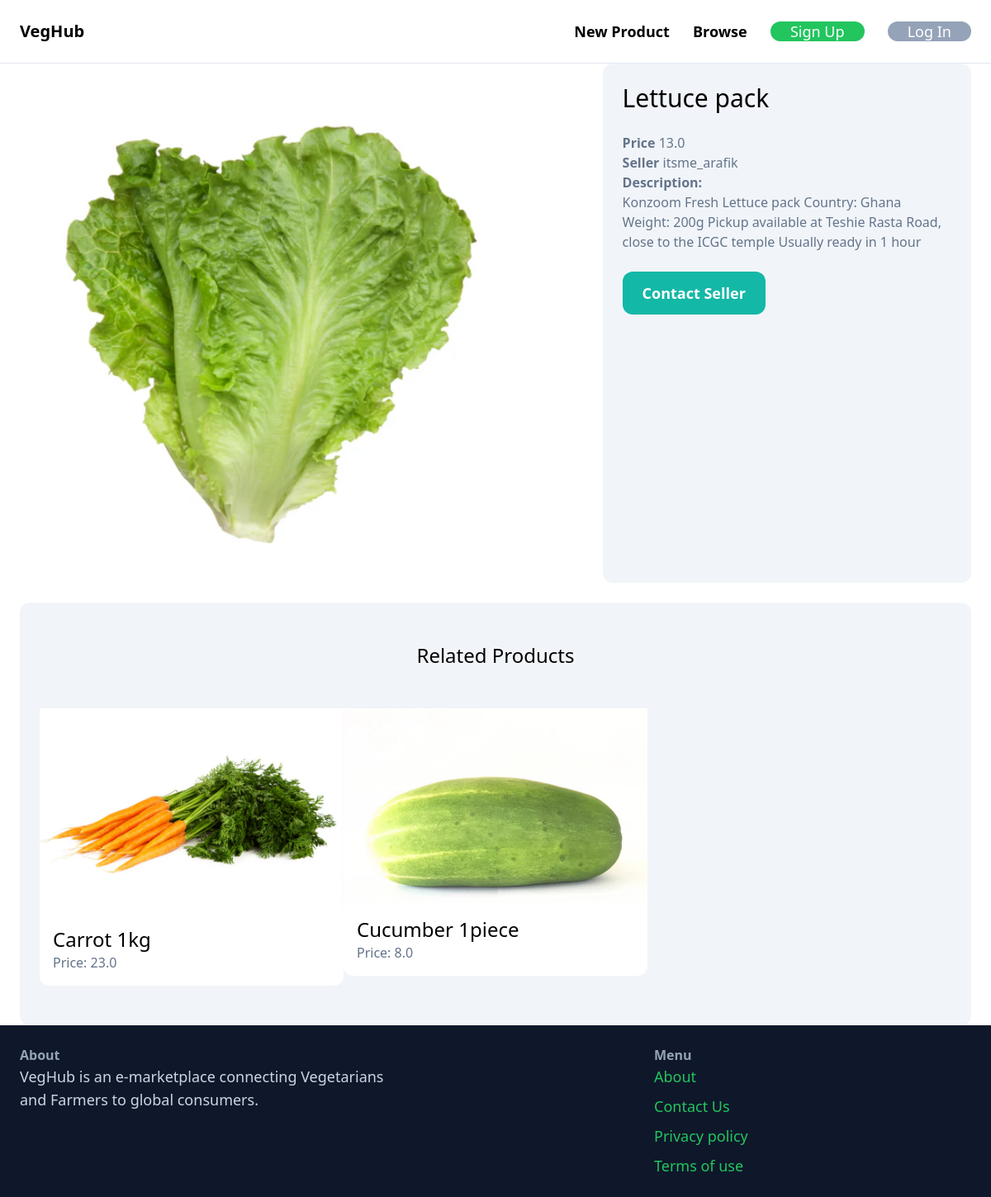
The app's page /products/22/ with its own data.
### products/models.py (models this page shows, shortened)
class Product(models.Model):
    name = models.CharField(max_length=255)
    description = models.TextField(blank=True, null=True)
    price = models.FloatField()
    category = models.ForeignKey(Category, related_name='products', on_delete=models.CASCADE)
    stock = models.IntegerField()
    image = models.ImageField(upload_to='product_images', blank=True, null=True)
    created_at = models.DateTimeField(auto_now_add=True)
    created_by = models.ForeignKey(User, related_name='products', on_delete=models.CASCADE)

### products/views.py (the view)
# urls.py: path('<int:pk>/', views.detail, name='detail'),
def detail(request, pk):
    product = get_object_or_404(Product, pk=pk)
    related_products = Product.objects.filter(category=product.category).exclude(pk=pk)[0:3]
    return render(request, 'products/detail.html', {
        'product': product,
        'related_products': related_products
    })

### products/templates/products/detail.html (shortened to what this page needs)
{% extends 'core/base.html' %}
{% block content %}
<div class="grid grid-cols-5 gap-6">
    <div class="col-span-3">
        <img src="{{ product.image.url }}" class="rounded-xl">
    </div>
    <div class="col-span-2 p-6 bg-slate-100 rounded-xl">
        <h1 class="mb-6 text-3xl">{{ product.name }}</h1>
        <p class="text-slate-500"><strong>Price </strong>{{ product.price }}</p>
        <p class="text-slate-500"><strong>Seller </strong>{{ product.created_by.username }}</p>
        {% if product.description %}
            <p class="text-slate-500">
                <strong class="text-slate-500">Description:</strong><br>
                {{ product.description }}
            </p>
        {% endif %}
        {% if request.user == product.created_by %}
            <div class="mt-6 p-6 bg-white rounded-xl">
                <p>This is your product!</p>
                <a href="{% url 'products:edit' product.id %}" class="inline-block mt-6 px-6 py-3 text-lg font-semibold bg-teal-500 text-white rounded-xl">Edit</a>
                <a href="{% url 'products:delete' product.id %}" class="inline-block mt-6 px-6 py-3 text-lg font-semibold bg-red-500 text-white rounded-xl">Delete</a>
            </div>
        {% else %}
            <a href="{% url 'conversation:new' product.id %}" class="inline-block mt-6 px-6 py-3 text-lg font-semibold bg-teal-500 text-white rounded-xl hover:bg-teal-700">Contact Seller</a>
        {% endif %}
    </div>
</div>
<div class="mt-6 px-6 py-12 bg-slate-100 rounded-xl">
    <h2 class="mb-12 text-2xl text-center">Related Products</h2>
    <div class="grid grid-cols-3 gap=3">
        {% for products in related_products %}
            <div>
                <a href="{% url 'products:detail' products.id %}">
                    <div>
                        <img src="{{ products.image.url }}" class="rounded=t=l">
                    </div>
                    <div class="p-4 bg-white rounded-b-xl">
                        <h2 class="text-2xl">{{ products.name }}</h2>
                        <p class="text-slate-500">Price: {{ products.price }}</p>
                    </div>
                </a>
            </div>
        {% endfor %}
    </div>
</div>
{% endblock %}

### core/templates/core/base.html (shortened to what this page needs)
<!DOCTYPE html>
<html>
    <head>
        <script src="https://cdn.tailwindcss.com"></script>
    </head>
    <body>
        <nav class="py-6 px-6 flex justify-between items-center border-b border-slate-200">
            <a href="/" class="text-xl font-semibold">VegHub</a>
            <div class="space-x-6">
                <a href="{% url 'products:new' %}" class="text-lg font-semibold hover:text-slate-300">New Product</a>
                <a href="{% url 'products:browse' %}" class="text-lg font-semibold hover:text-slate-300">Browse</a>
                {% if request.user.is_authenticated %}
                <a href="{% url 'conversation:inbox' %}" class="px-6 text-lg font=semibold bg-green-500 text-white rounded-xl hover:bg-green-700">Inbox</a>
                <a href="{% url 'dashboard:index' %}" class="px-6 text-lg font=semibold bg-slate-300 text-white rounded-xl hover:bg-slate-700">Dashboard</a>
                {% else %}
                    <a href="{% url 'core:signup' %}" class="px-6 text-lg font=semibold bg-green-500 text-white rounded-xl hover:bg-green-700">Sign Up</a>
                    <a href="{% url 'core:login' %}" class="px-6 text-lg font=semibold bg-slate-400 text-white rounded-xl hover:bg-slate-700">Log In</a>
                {% endif %}
                </div>
        </nav>
        <div class="px-6 py=6">
           {% block content %}
           {% endblock %}
        </div>
        <footer class="py-6 px-6 flex justify-between bg-slate-900">
            <div class="w-2/3 pr-10">
                <h3 class="ab-5 font-semibold text-slate-400">About</h3>
                <p class="text-lg text-slate-300">VegHub is an e-marketplace connecting Vegetarians <br> and Farmers to global consumers.</p>
            </div>
            <div class="w-1/3">
                <h3 class="ab-5 font-semibold text-slate-400">Menu</h3>
                <ul class="space-y-2">
                    <li><a href="#" class="text-lg text-green-500 hover:text-green-700">About<a/></li>
                    <li><a href="{% url 'core:contact' %}" class="text-lg text-green-500 hover:text-green-700">Contact Us<a/></li>
                    <li><a href="#" class="text-lg text-green-500 hover:text-green-700">Privacy policy<a/></li>
                    <li><a href="#" class="text-lg text-green-500 hover:text-green-700">Terms of use<a/></li>
                </ul>
            </div>
        </footer>
    </body>
</html>

### records on screen
Product: image (picture), name "Lettuce pack", price "13.0", created_by.username "itsme_arafik", description "Konzoom Fresh Lettuce pack Country: Ghana Weight: 200g Pickup available at Teshie Rasta Road, close to the ICGC temple Usually ready in 1 hour"
Product: image (picture), name "Carrot 1kg", price "23.0"
Product: image (picture), name "Cucumber 1piece", price "8.0"
